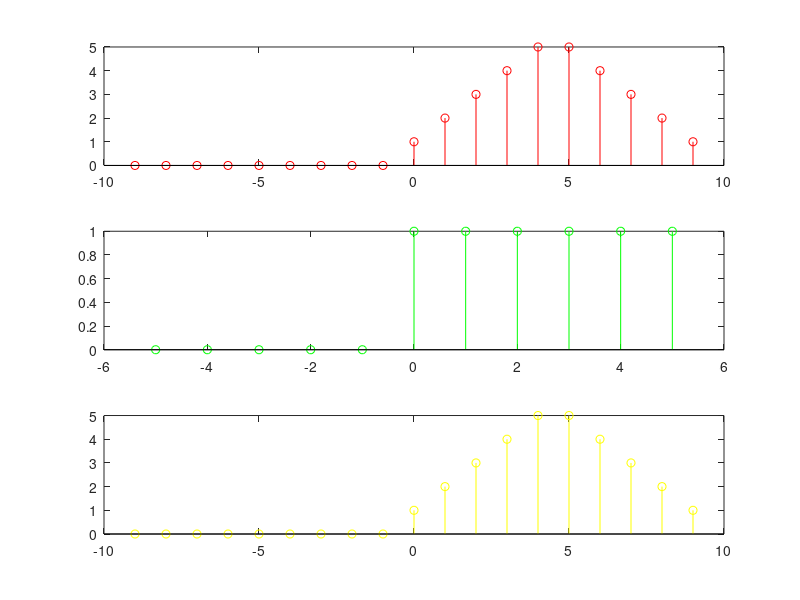

Write MATLAB code to recreate this figure.
clc;
clear all;


n = -5:5;
n2 = -4:4;

impulse = (n>=0);
step = (n2>=0);

lx = length(impulse);
lh = length(step);

ly = lx+lh-1;

y = zeros(1,ly);

for i = 1:ly
    for j = 1:lx
        if ((i-j + 1) > 0 ) && ((i-j) < lh)
            y(i) = y(i) + impulse(j)*step(i-j+1);
        end
    end
end

inty = min(n)+min(n2):max(n)+max(n2);

y2 = conv ( impulse, step);

subplot(3,1,1);
stem(inty, y, 'r');
subplot(3,1,2);
stem(n, impulse, 'g');
subplot(3,1,3);
stem(inty, y2, 'y');



